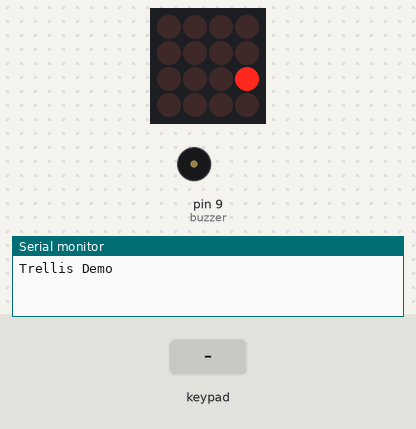
This sketch was run on a simulated Arduino Uno, built with avr-gcc and run on an emulated ATmega328P. Parts: 4×4 LED matrix, buzzer (waves = sounding), the last lines printed to the serial monitor. Inputs (shaded band) come from the test bench. Random numbers use the default seed unless the sketch sets one.

Above: at 2.8 s.
2.9 s: key '0' pressed
At 4.1 s:
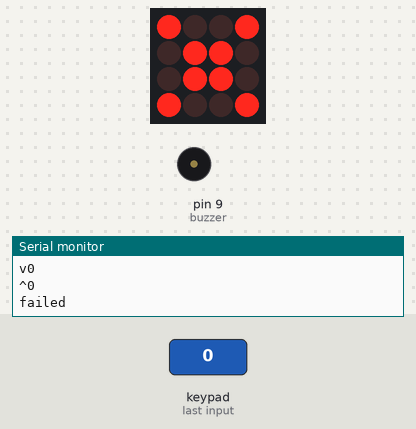
8.9 s: keypad keys 1 2 pressed 0.4 s apart
At 11.8 s:
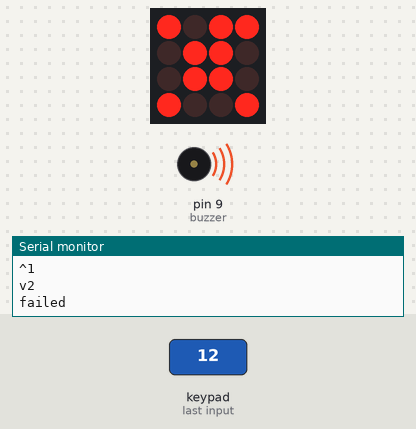
15.5 s: key '4' pressed
At 19.5 s:
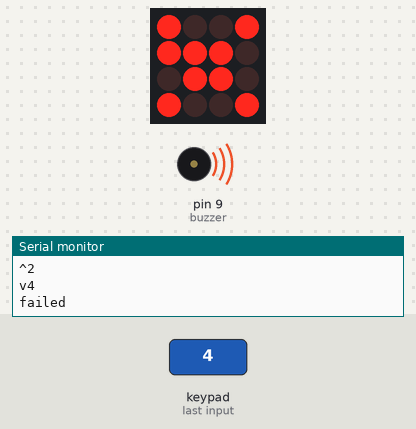
Timing chart, 0 to 34.3 s (numbered marks = the images above; inputs shaded):
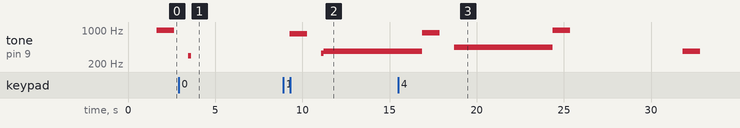

The sketch:

trellis_simon_says_buzzer.ino
```cpp
//pin assign
//gray, 5V ---> 5V
//white, GND ---> GND
//black, SCL ---> A5
//brown, SDA ---> A4
//purple, INT ---> A2

#include <Wire.h>
#include "Adafruit_Trellis.h"

#define MOMENTARY 0
#define LATCHING 1
// set the mode here
#define MODE MOMENTARY

Adafruit_Trellis matrix0 = Adafruit_Trellis();

// Just one
Adafruit_TrellisSet trellis =  Adafruit_TrellisSet(&matrix0);

// set to however many you're working with here, up to 8
#define NUMTRELLIS 1

#define numKeys (NUMTRELLIS * 16)

// Connect Trellis Vin to 5V and Ground to ground.
// Connect the INT wire to pin #A2 (can change later!)
#define INTPIN A2
// Connect I2C SDA pin to your Arduino SDA line
// Connect I2C SCL pin to your Arduino SCL line
// All Trellises share the SDA, SCL and INT pin!
// Even 8 tiles use only 3 wires max

//buzzer
const int buzzer = 9;
//notes are: D4, E4, FS4, GS4, A4, B4, CS5, D5, FS5, GS5, A5, B5, CS6, D6, E6, FS6
int buttonSounds[] = {294, 330, 370, 415, 440, 494, 554, 587, 740, 831, 880, 988, 1109, 1175, 1319, 1480};

//variables
//stores the pattern for simon says
//assign simon's pattern
int simonsPattern[4];
int j;
bool simonSet = false;
int simonTracker;
bool failed;
int currentStage;

void setup() {
  Serial.begin(9600);
  Serial.println("Trellis Demo");

  // INT pin requires a pullup
  pinMode(INTPIN, INPUT);
  digitalWrite(INTPIN, HIGH);

  // begin() with the addresses of each panel in order
  // I find it easiest if the addresses are in order
  trellis.begin(0x70);  // only one
  // trellis.begin(0x70, 0x71, 0x72, 0x73);  // or four!

  // light up all the LEDs in order
  for (uint8_t i=0; i<numKeys; i++) {
    trellis.setLED(i);
    trellis.writeDisplay();
    delay(50);
  }
  // then turn them off
  for (uint8_t i=0; i<numKeys; i++) {
    trellis.clrLED(i);
    trellis.writeDisplay();
    delay(50);
  }

  j = 0;
  simonSet = true;
  simonTracker = 0;
  failed = false;
  currentStage = 0;

  //buzzer init
  pinMode(buzzer, OUTPUT);

  //getting new pattern
    for(int i = 0; i<sizeof(simonsPattern)/sizeof(int); i++) {
    simonsPattern[i] = random(1, 12);

    //what actual code should be if the LED soldering was done properly
    //simonsPattern[i] = random(16);
    }
}

void clearLEDS() {
  // then turn them off
  for (uint8_t i=0; i<numKeys; i++) {
    trellis.clrLED(i);
    trellis.writeDisplay();
    delay(50);
  }
}


void loop() {
  delay(30); // 30ms delay is required, dont remove me!

  //temp
  //simonSet = false;
  //Serial.println(simonSet);
  if (simonSet == true) {
  switch(j+1) {
    case 1:
      trellis.setLED(simonsPattern[j]);
      trellis.writeDisplay();
      tone(buzzer, buttonSounds[simonsPattern[j]]);
      delay(1000);
      noTone(buzzer);
      clearLEDS();
      trellis.writeDisplay();
      //Serial.println(j);
      j++;

    break;
    case 2:
      if (currentStage > 0) {
      trellis.setLED(simonsPattern[j]);
      trellis.writeDisplay();
      tone(buzzer, buttonSounds[simonsPattern[j]]);
      delay(1000);
      noTone(buzzer);
      clearLEDS();
      trellis.writeDisplay();
       //Serial.println(j);
      j++;
      }
    break;
    case 3:
      if (currentStage > 1) {
      trellis.setLED(simonsPattern[j]);
      trellis.writeDisplay();
      tone(buzzer, buttonSounds[simonsPattern[j]]);
      delay(1000);
      noTone(buzzer);
      clearLEDS();
      noTone(buzzer);
      trellis.writeDisplay();
      //Serial.println(j);
      j++;
      }
    break;
    case 4:
      if (currentStage > 2) {
      trellis.setLED(simonsPattern[j]);
      trellis.writeDisplay();
      tone(buzzer, buttonSounds[simonsPattern[j]]);
      delay(1000);
      noTone(buzzer);
      clearLEDS();
      trellis.writeDisplay();
      //Serial.println(j);
      j++;
      }
    break;
    default:
      clearLEDS();
      trellis.writeDisplay();
      simonSet = false;
      //Serial.println(j);
    break;
  }
  }


  if (MODE == MOMENTARY) {


    // If a button was just pressed or released...
    if (trellis.readSwitches()) {
      // go through every button
      for (uint8_t i=0; i<numKeys; i++) {
        // if it was pressed, turn it on
        if (trellis.justPressed(i)) {
          Serial.print("v"); Serial.println(i);
          trellis.setLED(i);
          trellis.writeDisplay();
          tone(buzzer, buttonSounds[i]);

        }
        // if it was released, turn it off
        if (trellis.justReleased(i)) {
          Serial.print("^"); Serial.println(i);
          trellis.clrLED(i);
          trellis.writeDisplay();
          if (i == simonsPattern[simonTracker]) {
            simonTracker++;
            Serial.println("got one!");
            Serial.println(simonTracker);
            Serial.println(currentStage);
          }
          else {
            failed = true;
          }
          noTone(buzzer);
        }


      }
    }
  }

  //temp
  //failed == false;
  if (failed == true) {
    //call function to display X, as well as reset/reassign
    Serial.println("failed");
    fail();
    failed = false;
    simonTracker = 0;
    simonSet = true;
    currentStage = 0;
    j = 0;
  }

  //successfully completed simon says
  if (simonTracker + 1 > sizeof(simonsPattern)/sizeof(int)) {
    success();

    // light up all the LEDs in order
    for (uint8_t i=0; i<numKeys; i++) {
      trellis.setLED(i);
      trellis.writeDisplay();
      delay(50);
    }
    // then turn them off
    for (uint8_t i=0; i<numKeys; i++) {
      trellis.clrLED(i);
      trellis.writeDisplay();
      delay(50);
    }

    failed = false;
    simonTracker = 0;
    simonSet = true;
    currentStage = 0;
    j = 0;

    //getting new pattern
    for(int i = 0; i<sizeof(simonsPattern)/sizeof(int); i++) {
    simonsPattern[i] = random(1, 12);

    //what actual code should be if the LED soldering was done properly
    //simonsPattern[i] = random(16);
    }
  }

  //temp
  //simonTracker = 0;
  //if simonTracker has gotten to the size of the array without hittin failed, success!
  if (simonTracker > currentStage) {
    //call function to display O, as well as progress to the next stage
    Serial.println("success");
    success();
    simonTracker = 0;
    simonSet = true;
    j = 0;
    currentStage++;
    delay(1000);
  }

}

void success() {
  trellis.setLED(1);
  trellis.setLED(2);
  trellis.setLED(4);
  trellis.setLED(7);
  trellis.setLED(8);
  trellis.setLED(11);
  trellis.setLED(13);
  trellis.setLED(14);
  trellis.writeDisplay();
  delay(1000);
  clearLEDS();
  trellis.writeDisplay();
  delay(1000);
}

void fail() {
  trellis.setLED(0);
  trellis.setLED(5);
  trellis.setLED(10);
  trellis.setLED(15);
  trellis.setLED(12);
  trellis.setLED(9);
  trellis.setLED(6);
  trellis.setLED(3);
  trellis.writeDisplay();
  delay(1000);
  clearLEDS();
  trellis.writeDisplay();
  delay(1000);
  trellis.setLED(0);
  trellis.setLED(5);
  trellis.setLED(10);
  trellis.setLED(15);
  trellis.setLED(12);
  trellis.setLED(9);
  trellis.setLED(6);
  trellis.setLED(3);
  trellis.writeDisplay();
  delay(1000);
  clearLEDS();
  trellis.writeDisplay();
  delay(1000);
  for(int i = 0; i<sizeof(simonsPattern)/sizeof(int); i++) {
    simonsPattern[i] = random(1, 12);

    //what actual code should be if the LED soldering was done properly
    //simonsPattern[i] = random(16);
  }
}
```

Measured:
- after the input at 2.9 s, tone on pin 9 (buzzer): silent → 294 Hz after 0.56 s, → silent 0.15 s later
- what the display in image 1 shows lasts 1.0 s, from 3.6 s to 4.6 s
